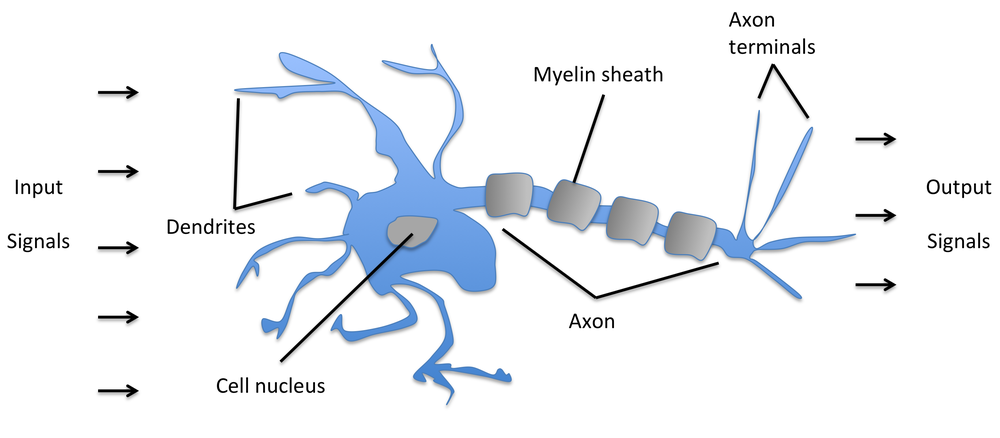
#> input picture MachineLearning/python_machine_learning_book_master/ch02/images/02_01.png, 1000 x 438 px, shrunk from 2937 x 1287 before the run
$ python ch02.py
#> lines starting #> are read from the running program, lines starting #| are printed output that depends on the picture
'''
Chapter 2 - Training Machine Learning Algorithms for Classification
'''
# coomon library
from PIL import Image
import matplotlib.pyplot as plt
import numpy as np
import pandas as pd


# Artificial neurons - a brief glimpse into the early history of machine learning
im = Image.open("./images/02_01.png")
#> im is the input picture: PIL image 1000x438 RGBA; mean R, G, B, A 239.1, 242.1, 246, 255
im_list = np.array(im)
plt.imshow(im_list)
plt.show()

im = Image.open("./images/02_02.png")
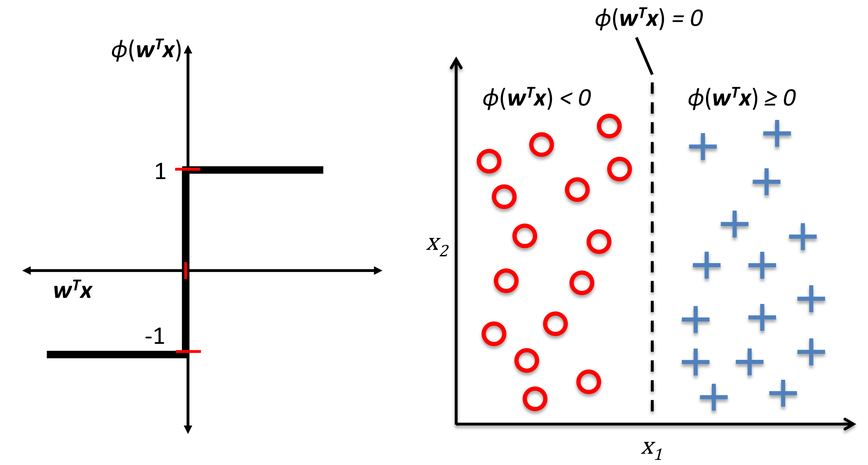
#> input picture MachineLearning/python_machine_learning_book_master/ch02/images/02_02.png, 868 x 465 px, shrunk from 2550 x 1366 before the run
#> im is the input picture: PIL image 868x465 RGBA; mean R, G, B, A 246, 243.7, 244.1, 255
im_list = np.array(im)
plt.imshow(im_list)
plt.show()

im = Image.open("./images/02_03.png")
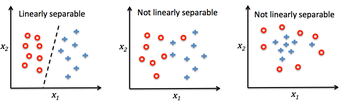
#> input picture MachineLearning/python_machine_learning_book_master/ch02/images/02_03.png, 343 x 103 px, shrunk from 1008 x 303 before the run
#> im is the input picture: PIL image 343x103 RGBA; mean R, G, B, A 242.9, 240.3, 240.5, 255
im_list = np.array(im)
plt.imshow(im_list)
plt.show()

im = Image.open("./images/02_04.png")
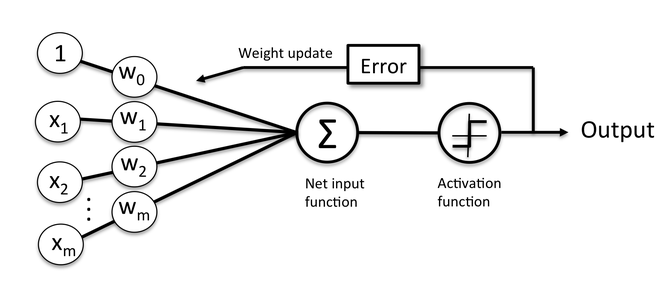
#> input picture MachineLearning/python_machine_learning_book_master/ch02/images/02_04.png, 662 x 282 px, shrunk from 1943 x 828 before the run
#> im is the input picture: PIL image 662x282 RGBA; mean R, G, B, A 240.1, 240.1, 240.1, 255
im_list = np.array(im)
plt.imshow(im_list)
plt.show()

'''
------------------------------------------------------------------------------------------------------------------------
Implementing a perceptron learning algorithm in Python
------------------------------------------------------------------------------------------------------------------------
'''
class Perceptron(object):
    """Perceptron classifier.

    Parameters
    ------------
    eta : float
        Learning rate (between 0.0 and 1.0)
    n_iter : int
        Passes over the training dataset.

    Attributes
    -----------
    w_ : 1d-array
        Weights after fitting.
    errors_ : list
        Number of misclassifications (updates) in each epoch.

    """
    def __init__(self, eta=0.01, n_iter=10):
        self.eta = eta
        self.n_iter = n_iter

    def fit(self, X, y):
        """Fit training data.

        Parameters
        ----------
        X : {array-like}, shape = [n_samples, n_features]
            Training vectors, where n_samples is the number of samples and
            n_features is the number of features.
        y : array-like, shape = [n_samples]
            Target values.

        Returns
        -------
        self : object

        """
        self.w_ = np.zeros(1 + X.shape[1])
        self.errors_ = []

        for _ in range(self.n_iter):
            errors = 0
            for xi, target in zip(X, y):
                update = self.eta * (target - self.predict(xi))
                self.w_[1:] += update * xi
                self.w_[0] += update
                errors += int(update != 0.0)
            self.errors_.append(errors)
        return self

    def net_input(self, X):
        """Calculate net input"""
        return np.dot(X, self.w_[1:]) + self.w_[0]

    def predict(self, X):
        """Return class label after unit step"""
        return np.where(self.net_input(X) >= 0.0, 1, -1)


'''
------------------------------------------------------------------------------------------------------------------------
Training a perceptron model on the Iris dataset
------------------------------------------------------------------------------------------------------------------------
'''
# reading-in the Iris data
#> (the run stopped early here; a loop or call above may not have finished)
